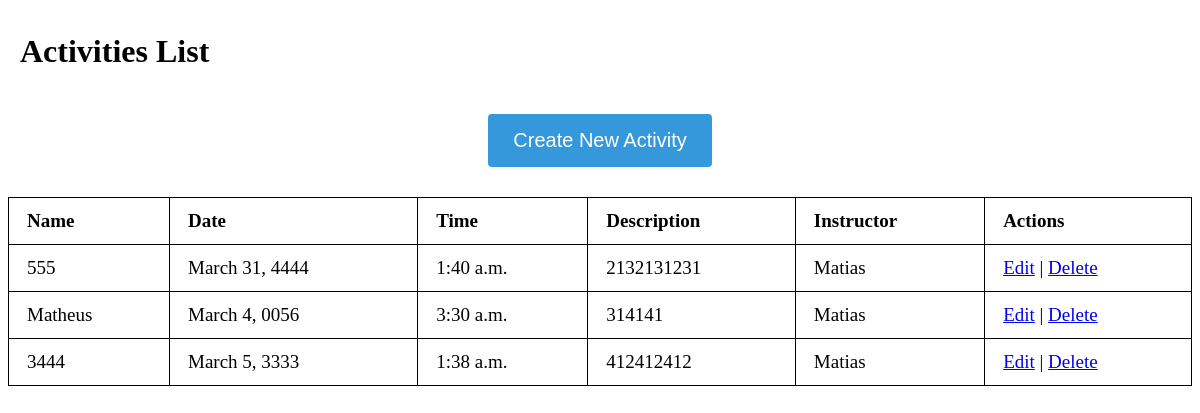
The app's page /view-activities/, older data.
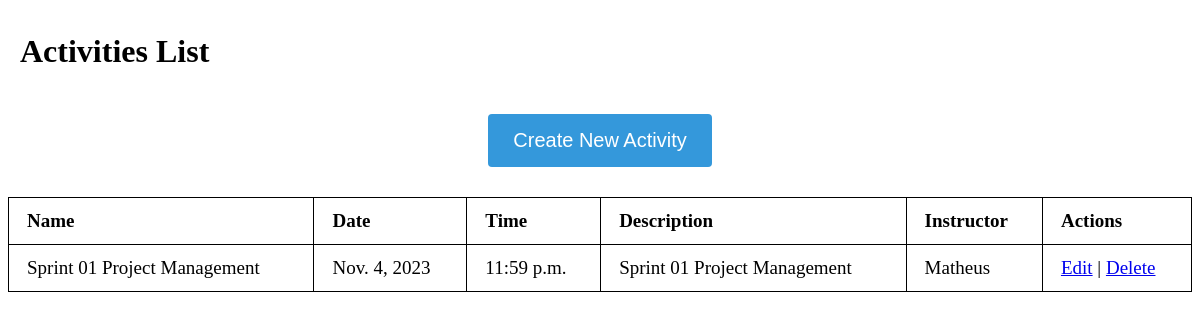
The same page, newer data.
### mainApp/models.py (models this page shows, shortened)
class Activity(models.Model):
    name = models.CharField(max_length=200, verbose_name="Activity Name")
    date = models.DateField(verbose_name="Date")
    time = models.TimeField(verbose_name="Time")
    description = models.TextField(verbose_name="Description", blank=True)
    MATHEUS = 'Matheus'
    MATIAS = 'Matias'
    MATHEUSES = 'Matheuses'
    INSTRUCTOR_CHOICES = [
        (MATHEUS, 'Matheus'),
        (MATIAS, 'Matias'),
        (MATHEUSES, 'Matheuses'),
    ]
    instructor = models.CharField(
        max_length=15,
        choices=INSTRUCTOR_CHOICES,
        default=MATHEUS,  # Set a default instructor as "Matheus"
        verbose_name="Instructor"
    )

### mainApp/views.py (the view)
# urls.py: path('view-activities/', views.view_activities, name='view_activities'),
def view_activities(request):
    activities = Activity.objects.all()
    context = {'activities': activities}
    return render(request, 'view_activities.html', context)

### mainApp/templates/view_activities.html (shortened to what this page needs)
<!DOCTYPE html>
<html lang="en">
<head>
</head>
<body>
    <h1>Activities List</h1>
    <div class="center-button">
        <button onclick="location.href='{% url 'create_activity' %}'">Create New Activity</button>
    </div>
    <table>
        <thead>
            <tr>
                <th>Name</th>
                <th>Date</th>
                <th>Time</th>
                <th>Description</th>
                <th>Instructor</th>
                <th>Actions</th>
            </tr>
        </thead>
        <tbody>
            {% for activity in activities %}
            <tr>
                <td>{{ activity.name }}</td>
                <td>{{ activity.date }}</td>
                <td>{{ activity.time }}</td>
                <td>{{ activity.description }}</td>
                <td>{{ activity.instructor }}</td>
                <td>
                    <a href="{% url 'edit_activity' activity.id %}">Edit</a> |
                    <a href="{% url 'delete_activity' activity.id %}">Delete</a>
                </td>
            </tr>
            {% endfor %}
        </tbody>
    </table>
</body>
</html>

### mainApp/templates/view_activities.html (style rules this page uses)
body { background-image: url('https://i.pinimg.com/736x/6a/73/02/6a730250f0674770954cbb9778b9f4f7.jpg'); background-size: cover; color: black; font-size: 20px; }
.center-button { display: flex; justify-content: center; margin-top: 20px; }
button { background-color: #3498db; color: white; padding: 15px 25px; margin: 10px; border: none; border-radius: 4px; cursor: pointer; font-size: 20px; transition: background-color 0.3s; }
table { width: 100%; margin-top: 20px; border-collapse: collapse; background-color: rgba(255, 255, 255, 0.7); }
table, th, td { border: 1px solid black; }
th, td { padding: 12px 18px; text-align: left; color: black; font-size: 19px; }
h1 { background-color: rgba(255, 255, 255, 0.7); padding: 12px; border-radius: 5px; font-size: 32px; }

Row changes from the older to the newer data that the page shows:
removed Activity: name "555", date "March 31, 4444", time "1:40 a.m.", description "2132131231", instructor "Matias"
removed Activity: name "Matheus", date "March 4, 0056", time "3:30 a.m.", description "314141", instructor "Matias"
removed Activity: name "3444", date "March 5, 3333", time "1:38 a.m.", description "412412412", instructor "Matias"
added Activity: name "Sprint 01 Project Management", date "Nov. 4, 2023", time "11:59 p.m.", description "Sprint 01 Project Management", instructor "Matheus"
